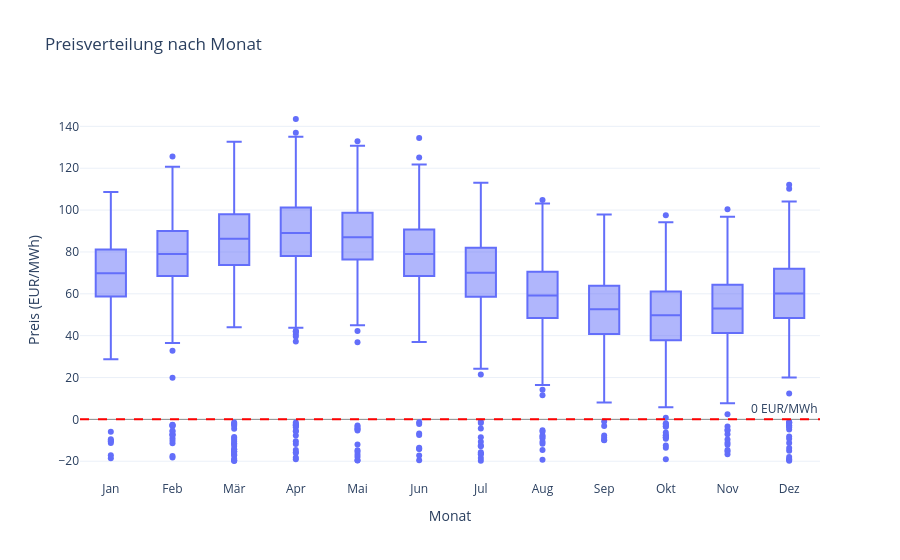

The cell this chart's notebook holds for it:
### Markdown cell above
**Plotly (interaktiv)**

### Code cell
fig = px.box(df.assign(monat=df.index.month),
             x="monat", y="price_eur_mwh",
             title="Preisverteilung nach Monat",
             labels={"monat": "Monat", "price_eur_mwh": "Preis (EUR/MWh)"})
fig.add_hline(y=0, line_dash="dash", line_color="red",
              annotation_text="0 EUR/MWh")
fig.update_xaxes(tickmode="array", tickvals=list(range(1, 13)), ticktext=monate)
fig.show()

### Figure 1 — Plotly figure (JSON) as saved in the notebook; plotly's stock layout.template omitted (floating-point values rounded to 4 significant figures; data arrays with more than 128 entries replaced by an {"elided": "..."} marker saying what was removed)
{"data": [{"alignmentgroup": "True", "hovertemplate": "Monat=%{x}<br>Preis (EUR/MWh)=%{y}<extra></extra>", "legendgroup": "", "marker": {"color": "#636efa"}, "name": "", "notched": false, "offsetgroup": "", "orientation": "v", "showlegend": false, "type": "box", "x": {"elided": "8784 int values"}, "x0": " ", "xaxis": "x", "y": {"elided": "8784 float values"}, "y0": " ", "yaxis": "y"}], "layout": {"annotations": [{"showarrow": false, "text": "0 EUR/MWh", "x": 1, "xanchor": "right", "xref": "x domain", "y": 0, "yanchor": "bottom", "yref": "y"}], "boxmode": "group", "legend": {"tracegroupgap": 0}, "shapes": [{"line": {"color": "red", "dash": "dash"}, "type": "line", "x0": 0, "x1": 1, "xref": "x domain", "y0": 0, "y1": 0, "yref": "y"}], "title": {"text": "Preisverteilung nach Monat"}, "xaxis": {"anchor": "y", "domain": [0, 1], "tickmode": "array", "ticktext": ["Jan", "Feb", "Mär", "Apr", "Mai", "Jun", "Jul", "Aug", "Sep", "Okt", "Nov", "Dez"], "tickvals": [1, 2, 3, 4, 5, 6, 7, 8, 9, 10, 11, 12], "title": {"text": "Monat"}}, "yaxis": {"anchor": "x", "domain": [0, 1], "title": {"text": "Preis (EUR/MWh)"}}}}
